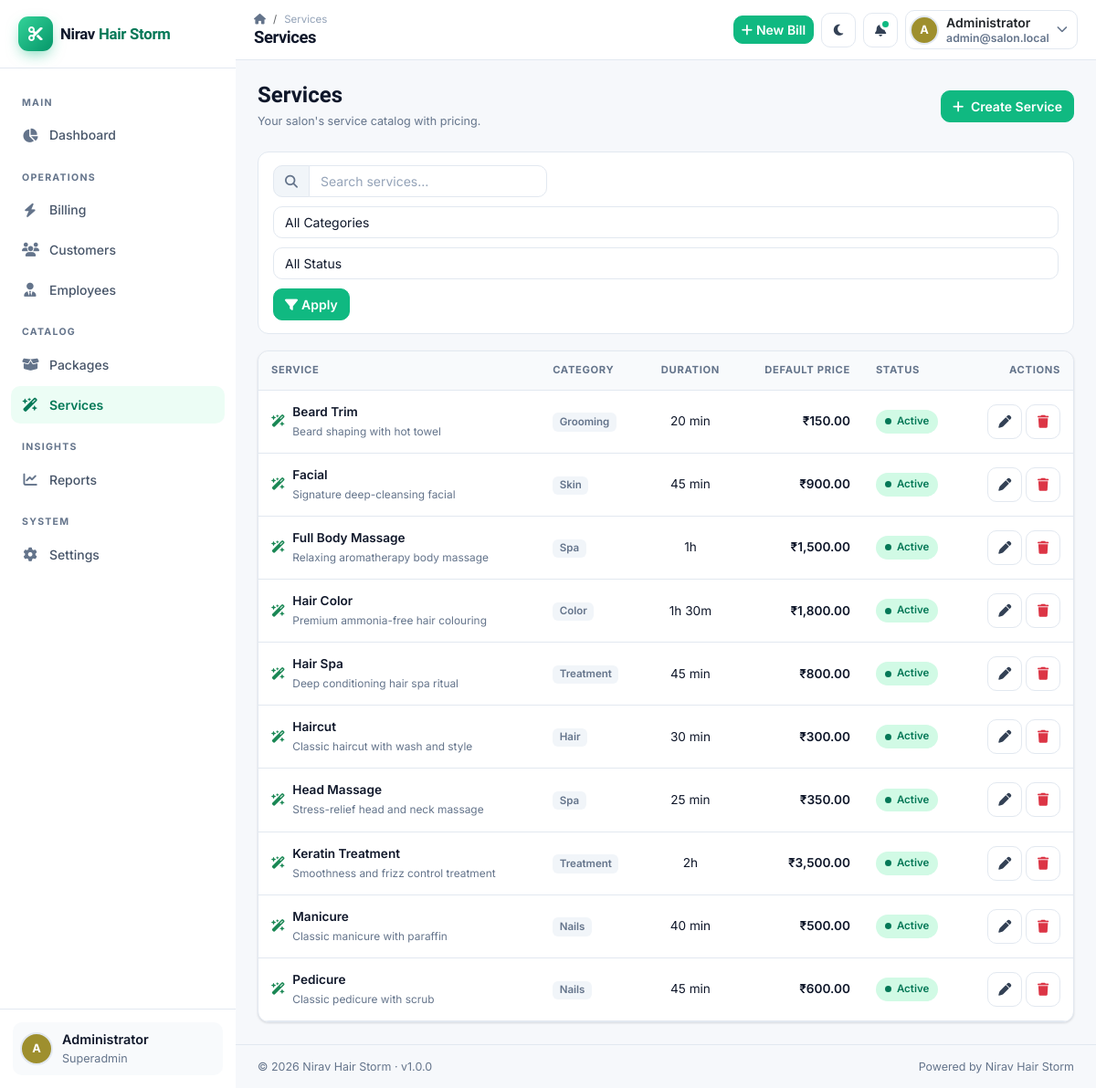
The app's page /services (signed in) with its own data.
### tables this page shows
CREATE TABLE IF NOT EXISTS `services` (
    `id` INT UNSIGNED NOT NULL AUTO_INCREMENT,
    `name` VARCHAR(160) NOT NULL,
    `category` VARCHAR(100) NULL,
    `duration_minutes` SMALLINT UNSIGNED NOT NULL DEFAULT 30,
    `price` DECIMAL(10,2) NOT NULL DEFAULT 0.00,
    `description` TEXT NULL,
    `status` ENUM('active','inactive') NOT NULL DEFAULT 'active',
    `created_at` TIMESTAMP NOT NULL DEFAULT CURRENT_TIMESTAMP,
    `updated_at` TIMESTAMP NOT NULL DEFAULT CURRENT_TIMESTAMP ON UPDATE CURRENT_TIMESTAMP,
    `deleted_at` TIMESTAMP NULL DEFAULT NULL,
    PRIMARY KEY (`id`),
    KEY `idx_services_name` (`name`),
    KEY `idx_services_category` (`category`),
    KEY `idx_services_status` (`status`),
    FULLTEXT KEY `ft_services_name` (`name`)
);

CREATE TABLE IF NOT EXISTS `settings` (
    `id` INT UNSIGNED NOT NULL AUTO_INCREMENT,
    `key` VARCHAR(120) NOT NULL,
    `value` TEXT NULL,
    `created_at` TIMESTAMP NOT NULL DEFAULT CURRENT_TIMESTAMP,
    `updated_at` TIMESTAMP NOT NULL DEFAULT CURRENT_TIMESTAMP ON UPDATE CURRENT_TIMESTAMP,
    PRIMARY KEY (`id`),
    UNIQUE KEY `uq_settings_key` (`key`)
);

### app/Views/services/index.php (the view, shortened to what the rows shown need)
<div class="d-flex flex-column flex-md-row align-items-md-center justify-content-between gap-2 mb-4">
    <div>
        <h4 class="fw-bold mb-1">Services</h4>
        <p class="text-muted mb-0 small">Your salon's service catalog with pricing.</p>
    </div>
    <?php if (can('services.create')): ?>
        <button type="button" class="btn btn-primary" id="btnAddService">
            <i class="fa-solid fa-plus me-1"></i> Create Service
        </button>
    <?php endif; ?>
</div>
<form class="filter-bar" method="get">
    <div class="input-group" style="max-width:300px">
        <span class="input-group-text"><i class="fa-solid fa-magnifying-glass"></i></span>
        <input type="search" class="form-control" name="search" value="<?php echo e($search); ?>" placeholder="Search services…">
    </div>
    <select class="form-select" name="category">
        <option value="">All Categories</option>
    </select>
    <select class="form-select" name="status">
        <option value="">All Status</option>
    </select>
    <button class="btn btn-primary" type="submit"><i class="fa-solid fa-filter me-1"></i>Apply</button>
</form>
<div class="card table-card">
    <div class="card-body p-0">
        <div class="table-responsive">
            <table class="table table-hover align-middle mb-0">
                <thead>
                <tr>
                    <th>Service</th>
                    <th>Category</th>
                    <th class="text-center">Duration</th>
                    <th class="text-end">Default Price</th>
                    <th>Status</th>
                    <th class="text-end">Actions</th>
                </tr>
                </thead>
                <tbody>
                <?php if (empty($services)): ?>
                    <tr><td colspan="6">
                        <?php include APP_PATH . '/Views/partials/empty_state.php'; ?>
                    </td></tr>
                <?php else: ?>
                    <?php foreach ($services as $service): ?>
                        <tr>
                            <td>
                                <div class="d-flex align-items-center gap-2">
                                    <span class="icon-sq bg-success-soft text-success"><i class="fa-solid fa-wand-magic-sparkles"></i></span>
                                    <div>
                                        <div class="fw-semibold"><?php echo e($service['name']); ?></div>
                                        <?php if ($service['description']): ?>
                                            <small class="text-muted"><?php echo read_more($service['description'], 55); ?></small>
                                        <?php endif; ?>
                                    </div>
                                </div>
                            </td>
                            <td><?php echo $service['category'] ? '<span class="badge bg-secondary-soft">' . e($service['category']) . '</span>' : '<span class="text-muted small">—</span>'; ?></td>
                            <td class="text-center">
                                <?php if ($service['duration_minutes'] >= 60): ?>
                                    <?php echo floor($service['duration_minutes'] / 60) . 'h ' . ($service['duration_minutes'] % 60 ? ($service['duration_minutes'] % 60) . 'm' : ''); ?>
                                <?php else: ?>
                                    <?php echo (int) $service['duration_minutes']; ?> min
                                <?php endif; ?>
                            </td>
                            <td class="text-end fw-semibold"><?php echo money($service['price']); ?></td>
                            <td><span class="status-pill status-<?php echo e($service['status']); ?>"><?php echo ucfirst($service['status']); ?></span></td>
                            <td class="text-end text-nowrap">
                                <?php if (can('services.edit')): ?>
                                    <button class="btn btn-sm btn-icon btn-edit-service" data-id="<?php echo (int) $service['id']; ?>" title="Edit"><i class="fa-solid fa-pen"></i></button>
                                <?php endif; ?>
                                <?php if (can('services.delete')): ?>
                                    <button class="btn btn-sm btn-icon text-danger btn-delete-service"
                                            data-url="<?php echo url('/services/' . $service['id'] . '/delete'); ?>"
                                            data-name="<?php echo e($service['name']); ?>" title="Delete"><i class="fa-solid fa-trash"></i></button>
                                <?php endif; ?>
                            </td>
                        </tr>
                    <?php endforeach; ?>
                <?php endif; ?>
                </tbody>
            </table>
        </div>
    </div>
</div>

### app/Core/Router.php (shortened to what the rows shown need)
<?php
class Router
{
    private array $routes = [];
    public function add(string $method, string $pattern, array $handler, array $middleware = []): void
    {
        $this->routes[] = [
            'method' => strtoupper($method),
            'pattern' => $pattern,
            'handler' => $handler,
            'middleware' => $middleware,
        ];
    }
    public function resolve(): void
    {
        $uri = $this->request->uri();
        $method = $this->request->method();
        foreach ($this->routes as $route) {
            if ($route['method'] !== $method) {
                continue;
            }
            $params = $this->match($route['pattern'], $uri);
            if ($params === null) {
                continue;
            }
            $this->dispatch($route['handler'], $params);
            return;
        }
    }
    private function match(string $pattern, string $uri): ?array
    {
        $regex = preg_replace('/\{(\w+)\}/', '(?P<$1>[^/]+)', $pattern);
        $regex = '#^' . $regex . '$#';
        if (preg_match($regex, $uri, $matches)) {
            return array_filter($matches, 'is_string', ARRAY_FILTER_USE_KEY);
        }
        return null;
    }
    private function dispatch(array $handler, array $params): void
    {
        [$controllerClass, $method] = $handler;
        $controller = new $controllerClass();
        $args = $this->castParams($controller, $method, array_values($params));
        $controller->{$method}(...$args);
    }
    private function castParams(object $controller, string $method, array $params): array
    {
        $args = [];
        return $args;
    }
}

### app/Views/layouts/main.php (shortened to what the rows shown need)
<?php
$theme = setting('theme_mode', 'light');
$businessName = setting('business_name', 'Nirav Hair Storm');
?>
<!DOCTYPE html>
<html lang="en" data-theme="<?php echo e($theme === 'dark' ? 'dark' : 'light'); ?>">
<head>
    <link href="https://cdn.jsdelivr.net/npm/bootstrap@5.3.3/dist/css/bootstrap.min.css" rel="stylesheet">
    <link href="https://cdnjs.cloudflare.com/ajax/libs/font-awesome/6.5.2/css/all.min.css" rel="stylesheet">
    <link href="https://cdn.datatables.net/1.13.8/css/dataTables.bootstrap5.min.css" rel="stylesheet">
    <link href="https://cdn.jsdelivr.net/npm/select2@4.1.0-rc.0/dist/css/select2.min.css" rel="stylesheet">
    <link href="https://cdn.jsdelivr.net/npm/select2-bootstrap-5-theme@1.3.0/dist/select2-bootstrap-5-theme.min.css" rel="stylesheet">
    <link href="<?php echo url('css/app.css'); ?>" rel="stylesheet">
</head>
<body class="<?php echo e($bodyClass ?? ''); ?>">
<div class="app-shell">
    <?php include APP_PATH . '/Views/partials/sidebar.php'; ?>
    <div class="app-main" id="appMain">
        <?php include APP_PATH . '/Views/partials/topbar.php'; ?>
        <main class="app-content">
            <div class="container-fluid px-3 px-lg-4 py-3 py-lg-4">
                <?php echo $content; ?>
            </div>
        </main>
        <footer class="app-footer d-none d-md-flex">
            <span>© <?php echo date('Y'); ?> <?php echo e($businessName); ?> · v<?php echo e(App\Core\App::config('app.version')); ?></span>
            <span class="ms-auto text-muted">Powered by Nirav Hair Storm</span>
        </footer>
    </div>
</div>
</body>
</html>

### records on screen
services: name "Beard Trim", description "Beard shaping with hot towel", category "Grooming", duration_minutes "20", price "₹150.00", status "Active"
services: name "Facial", description "Signature deep-cleansing facial", category "Skin", duration_minutes "45", price "₹900.00", status "Active"
services: name "Full Body Massage", description "Relaxing aromatherapy body massage", category "Spa", floor($service['duration_minutes']/60) "1", price "₹1,500.00", status "Active"
services: name "Hair Color", description "Premium ammonia-free hair colouring", category "Color", floor($service['duration_minutes']/60) "1", $service['duration_minutes']%60 "30", price "₹1,800.00", status "Active"
services: name "Hair Spa", description "Deep conditioning hair spa ritual", category "Treatment", duration_minutes "45", price "₹800.00", status "Active"
services: name "Haircut", description "Classic haircut with wash and style", category "Hair", duration_minutes "30", price "₹300.00", status "Active"
services: name "Head Massage", description "Stress-relief head and neck massage", category "Spa", duration_minutes "25", price "₹350.00", status "Active"
services: name "Keratin Treatment", description "Smoothness and frizz control treatment", category "Treatment", floor($service['duration_minutes']/60) "2", price "₹3,500.00", status "Active"
services: name "Manicure", description "Classic manicure with paraffin", category "Nails", duration_minutes "40", price "₹500.00", status "Active"
services: name "Pedicure", description "Classic pedicure with scrub", category "Nails", duration_minutes "45", price "₹600.00", status "Active"
settings: value "Nirav Hair Storm"

### other values on screen
$label "Services"
